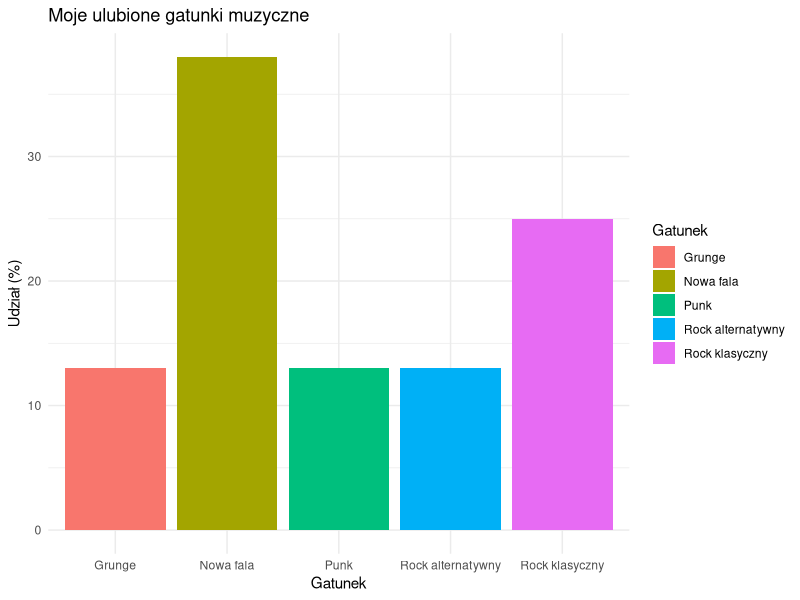
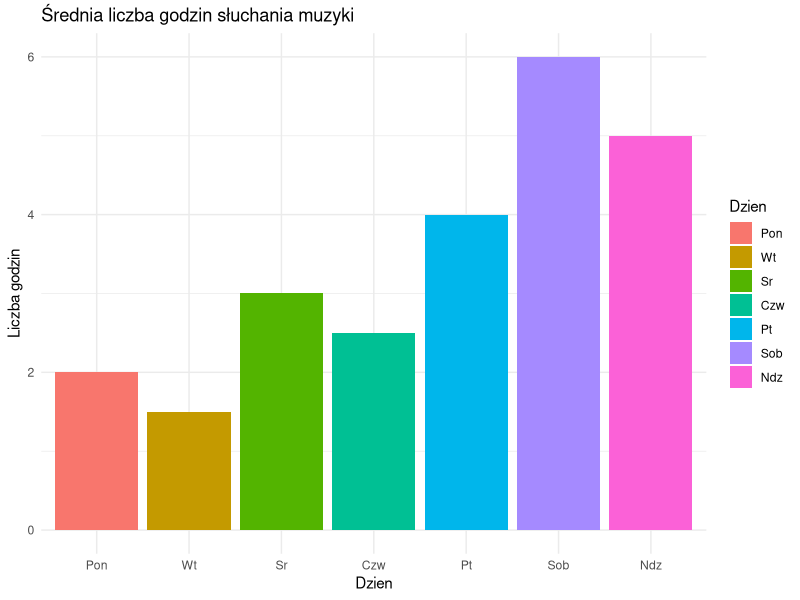

Source code (R) for these figures, in order:
## ---- chunk 1
library(ggplot2)
dane_muzyka <- data.frame(
  Gatunek = c("Nowa fala", "Rock klasyczny", "Grunge", "Punk", "Rock alternatywny"),
  Procent = c(38, 25, 13, 13, 13)
)

ggplot(dane_muzyka, aes(x = Gatunek, y = Procent, fill = Gatunek)) +
  geom_col() + 
  theme_minimal() +
  labs(
    title = "Moje ulubione gatunki muzyczne",
    x = "Gatunek",
    y = "Udział (%)"
  ) 
 
## ---- chunk 2
muzyka_dni <- data.frame(
  Dzien = factor(c("Pon", "Wt", "Sr", "Czw", "Pt", "Sob", "Ndz"), 
                 levels = c("Pon", "Wt", "Sr", "Czw", "Pt", "Sob", "Ndz")),
  Godziny = c(2, 1.5, 3, 2.5, 4, 6, 5)
)

ggplot(muzyka_dni, aes(x = Dzien, y = Godziny, fill = Dzien)) +
  geom_col() +
  theme_minimal() +
  labs(title = "Średnia liczba godzin słuchania muzyki", y = "Liczba godzin")
